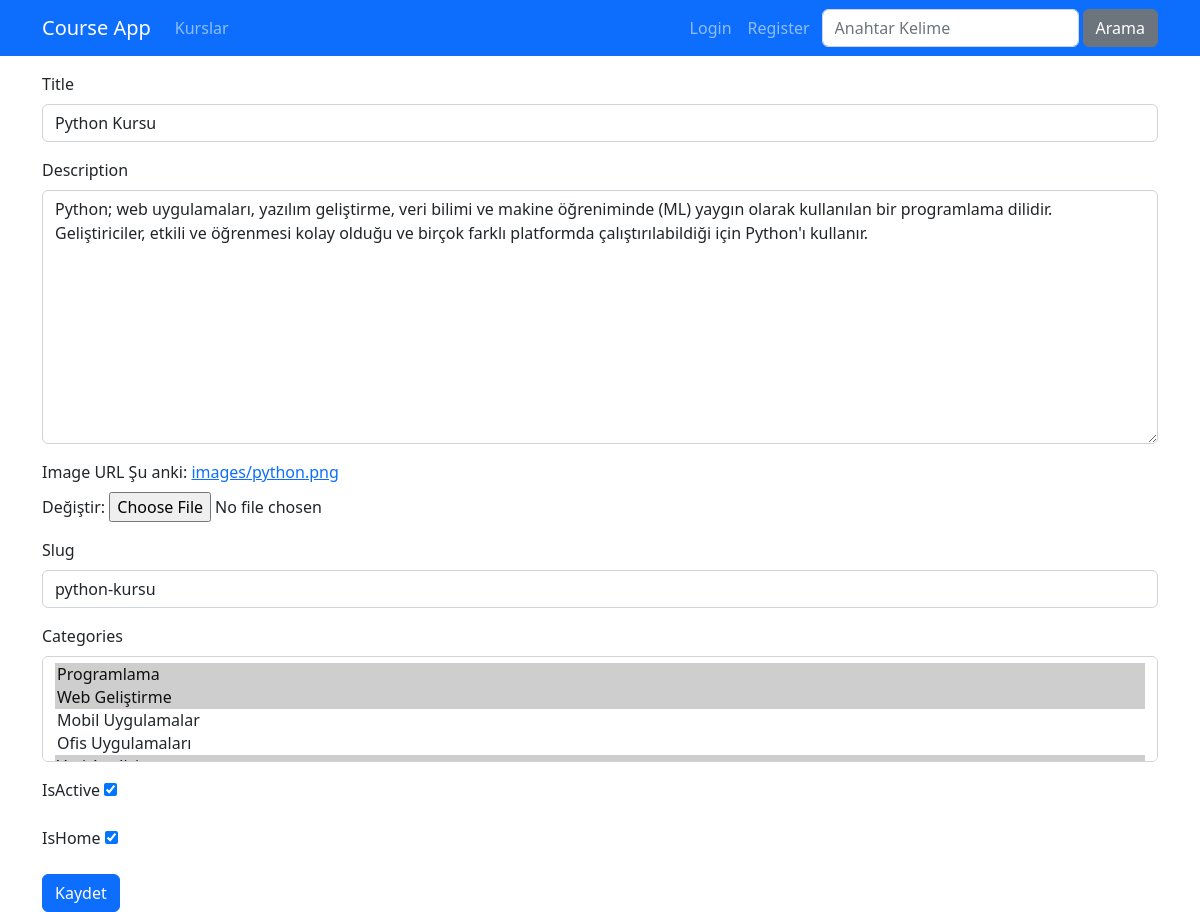
Page /kurs/course-edit/2 on the earlier database version.
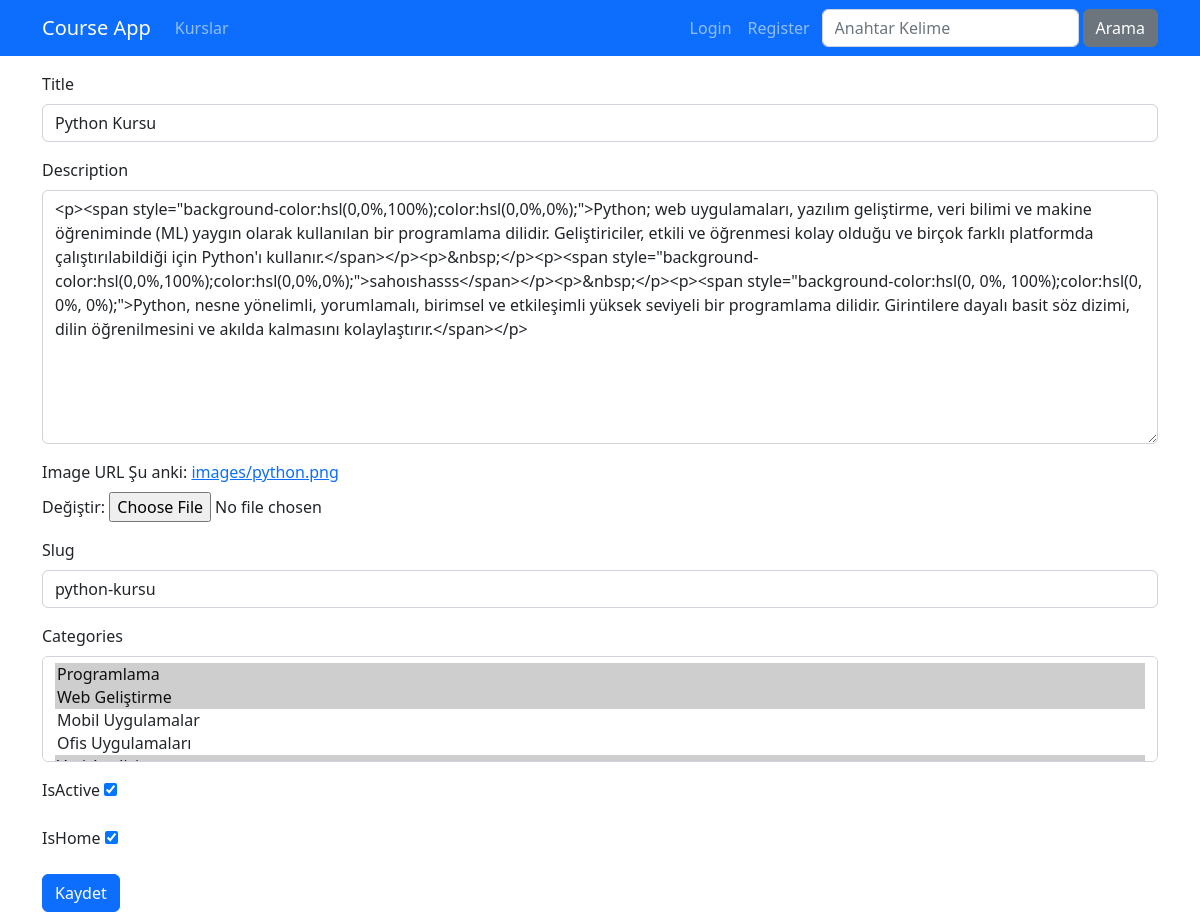
Same page on the later database version.
### Courses/models.py (models this page shows, shortened)
class Course(models.Model):
    title = models.CharField(max_length=50)
    subtitle = models.CharField(max_length=100, default="")
    description = CKEditor5Field(config_name='extends')
    image = models.ImageField(upload_to="images", default="")
    date = models.DateField(auto_now_add=True)
    isActive = models.BooleanField(default=False)
    isHome = models.BooleanField(default=False)
    slug = models.SlugField(default="", blank=True, null=False, unique=True, db_index=True)
    categories = models.ManyToManyField(Category)

### Courses/views.py (the view)
# urls.py: path("course-edit/<int:id>", views.courseEdit, name="course_edit"),
def courseEdit(request, id):
    course = get_object_or_404(Course, pk=id)
    if request.method == "POST":
        form = CourseEditForm(request.POST, request.FILES, instance=course)
        form.save()
        return redirect("course_list")
    else:
        form = CourseEditForm(instance=course)
    return render(request, "courses/course_edit.html", {
        "form": form
    })

### Courses/forms.py
class CourseEditForm(forms.ModelForm):
    class Meta:
        model = Course
        fields = ('title', 'description', 'image', 'slug', 'categories', 'isActive', 'isHome')
        labels = {
            'title': 'Title',
            'description': 'Description',
            'image': 'Image URL',
            'slug': 'Slug'
        }
        widgets = {
            'title': TextInput(attrs={'class': 'form-control'}),
            'description': Textarea(attrs={'class': 'form-control'}),
            'slug': TextInput(attrs={'class': 'form-control'}),
            'categories': SelectMultiple(attrs={'class': 'form-control'})
        }
        error_messages = {
            'title': {
                'required': 'Kurs başlığı girmelisiniz.',
                'max_length': 'Kurs başlığı en fazla 50 karakter olabilir.'
            },
            'description': {
                'required': 'Kurs açıklaması girmelisiniz.'
            }
        }

### Courses/models.py (called while the page is built)
    def __str__(self):
        return f"{self.name}"

### Courses/templates/courses/course_edit.html (shortened to what this page needs)
{% extends "layout.html" %}
{% load static %}
{% block css_files %}
    <link rel="stylesheet" href=" {% static "courses/css/style.css" %} ">
{% endblock css_files %}
{% block content %}
    <div class="container mt-3">
        <div class="row">
            <div class="col-12">
                <form method="POST" novalidate enctype="multipart/form-data">
                    {% include "partials/_form.html" %}
                    <button type="submit" class="btn btn-primary">Kaydet</button>
                </form>
            </div>
        </div>
    </div>
{% endblock content %}

### templates/partials/_form.html (shortened to what this page needs)
{% for field in form %}
    <div class="mb-3 {% if field.errors %}invalid{% endif %}">
        <label for="{{ field.id_for_label }}" class="form-label">{{ field.label }}</label>
        {{ field }}
    </div>
{% endfor %}

Differences in the rows shown:
changed Course "Python Kursu": description "Python; web uygulamaları, yazılım geliştirme, veri bilimi ve makine öğreniminde (ML) yaygın olarak kullanılan bir programlama dilidir. Geliştiriciler, etkili ve öğrenmesi kolay olduğu ve birçok farklı platformda çalıştırılabildiği için Python'ı kullanır." → "<p><span style=\"background-color:hsl(0,0%,100%);color:hsl(0,0%,0%);\">Python; web uygulamaları, yazılım geliştirme, veri bilimi ve makine öğreniminde (ML) yaygın olarak kullanılan bir programlama dilidir. Geliştiriciler, etkili ve öğrenmesi kolay olduğu ve birçok farklı platformda çalıştırılabildiği için Python'ı kullanır.</span></p><p>&nbsp;</p><p><span style=\"background-color:hsl(0,0%,100%);color:hsl(0,0%,0%);\">sahoıshasss</span></p><p>&nbsp;</p><p><span style=\"background-color:hsl(0, 0%, 100%);color:hsl(0, 0%, 0%);\">Python, nesne yönelimli, yorumlamalı, birimsel ve etkileşimli yüksek seviyeli bir programlama dilidir. Girintilere dayalı basit söz dizimi, dilin öğrenilmesini ve akılda…"
